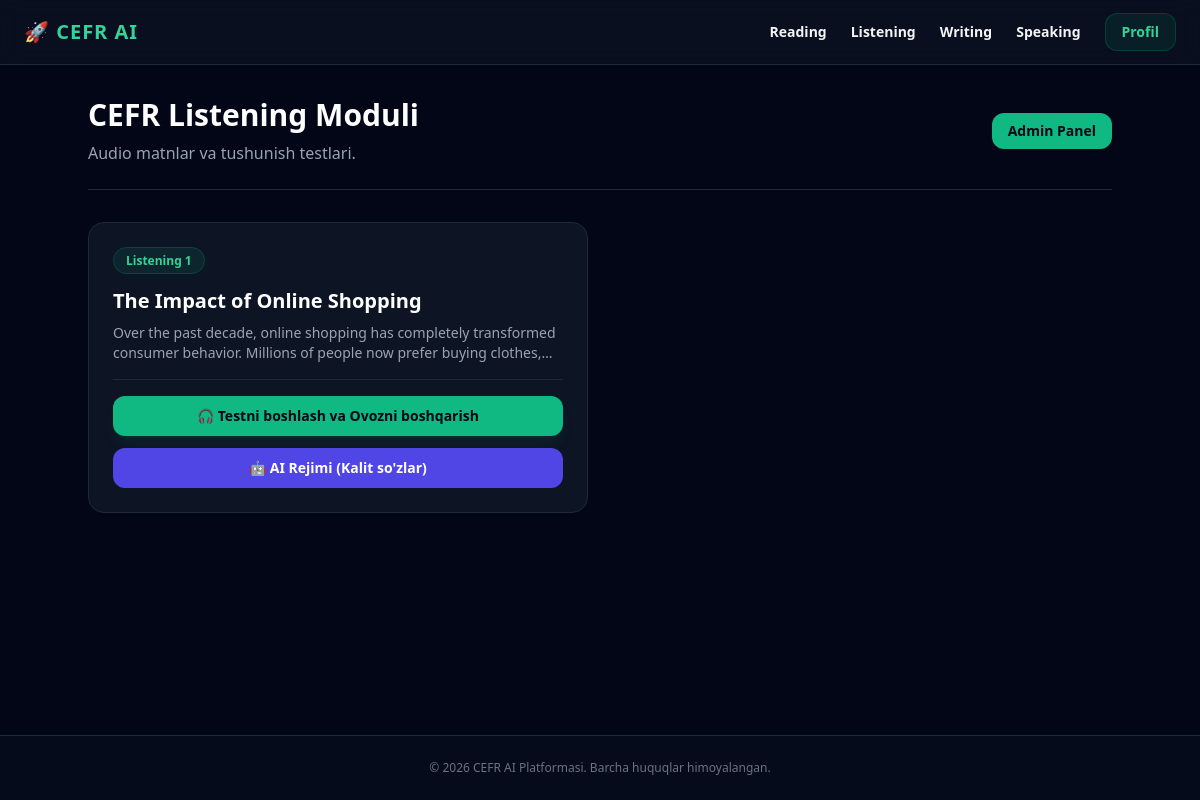
The page /listening (signed in) on the database its author committed.
### tables this page shows
CREATE TABLE listening (
            id INTEGER PRIMARY KEY AUTOINCREMENT,
            title TEXT,
            audio_text TEXT,
            question TEXT,
            correct_answer TEXT
        , level TEXT DEFAULT 'B2');

### main.py (the view)
@app.get("/listening", response_class=HTMLResponse)
async def listening_page(request: Request, username: str = Depends(get_current_user_cookie)):
    conn = sqlite3.connect("cefr_database.db")
    conn.row_factory = sqlite3.Row
    cursor = conn.cursor()
    cursor.execute("SELECT level FROM users WHERE username = ?", (username,))
    user_row = cursor.fetchone()
    user_level = user_row["level"] if user_row else "B2"
    cursor.execute("SELECT * FROM listening WHERE level = ?", (user_level,))
    items = cursor.fetchall()
    conn.close()
    return templates.TemplateResponse(request, "listening.html", {"items": items, "user_level": user_level})

### templates/listening.html (shortened to what this page needs)
{% extends "base.html" %}
{% block content %}
<div class="space-y-8 max-w-5xl mx-auto">
    <div class="flex justify-between items-center border-b border-gray-800 pb-6">
        <div>
            <h2 class="text-3xl font-black text-white">CEFR Listening Moduli</h2>
            <p class="text-gray-400 mt-2">Audio matnlar va tushunish testlari.</p>
        </div>
        <a href="/admin" class="bg-emerald-500 hover:bg-emerald-400 text-slate-950 font-bold px-4 py-2 rounded-xl text-sm transition">Admin Panel</a>
    </div>
    <div class="grid grid-cols-1 md:grid-cols-2 gap-6">
        {% if items %}
            {% for item in items %}
            <div class="bg-gray-900/80 border border-gray-800 rounded-2xl p-6 flex flex-col justify-between hover:border-emerald-500/50 transition relative">
                <div>
                    <span class="text-xs font-bold px-3 py-1 rounded-full bg-emerald-500/10 text-emerald-400 border border-emerald-500/20">Listening {{ item.id }}</span>
                    <h3 class="text-xl font-bold text-white mt-4 mb-2">{{ item.title }}</h3>
                    <p class="text-sm text-gray-400 mb-4 line-clamp-2">{{ item.audio_text }}</p>
                </div>
                <div class="space-y-3 pt-4 border-t border-gray-800">
                    <a href="/listening/{{ item.id }}" class="block w-full text-center bg-emerald-500 hover:bg-emerald-400 text-slate-950 font-bold py-2.5 rounded-xl transition text-sm shadow-lg shadow-emerald-500/10">
                        🎧 Testni boshlash va Ovozni boshqarish
                    </a>
                    <button onclick="loadAIHelper('listening', `{{ item.audio_text }}`, {{ item.id }})" class="w-full bg-indigo-600 hover:bg-indigo-500 text-white font-bold py-2.5 rounded-xl transition text-sm">
                        🤖 AI Rejimi (Kalit so'zlar)
                    </button>
                </div>
            </div>
            {% endfor %}
        {% else %}
            <div class="col-span-2 text-center text-gray-500 py-10">
                Hozircha listening matnlari yo'q. <a href="/admin" class="text-emerald-400 underline">Admin paneldan qo'shing</a>.
            </div>
        {% endif %}
    </div>
</div>
{% endblock %}

### rows shown on the page
listening: id "1", title "The Impact of Online Shopping", audio_text "Over the past decade, online shopping has completely transformed consumer behavior. Millions of people now prefer buying…"
